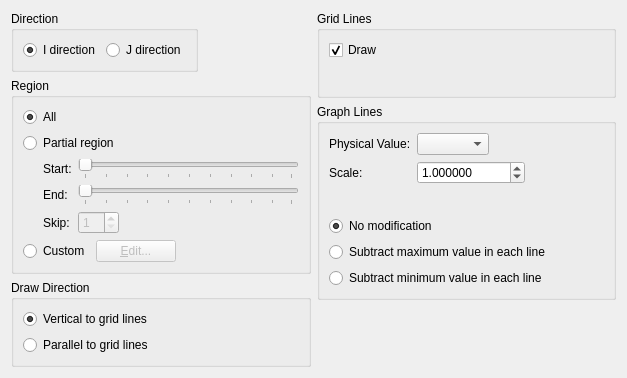
<?xml version="1.0" encoding="UTF-8"?>
<ui version="4.0">
 <class>Post2dWindowGraphGroupDataItem_EditWidget</class>
 <widget class="QWidget" name="Post2dWindowGraphGroupDataItem_EditWidget">
  <property name="geometry">
   <rect>
    <x>0</x>
    <y>0</y>
    <width>627</width>
    <height>349</height>
   </rect>
  </property>
  <property name="windowTitle">
   <string>Form</string>
  </property>
  <layout class="QVBoxLayout" name="verticalLayout_7">
   <item>
    <layout class="QHBoxLayout" name="horizontalLayout_4">
     <item>
      <layout class="QVBoxLayout" name="verticalLayout_3">
       <item>
        <layout class="QHBoxLayout" name="horizontalLayout_5">
         <item>
          <widget class="QGroupBox" name="directionGroupBox">
           <property name="title">
            <string>Direction</string>
           </property>
           <layout class="QHBoxLayout" name="horizontalLayout">
            <item>
             <widget class="QRadioButton" name="iDirRadioButton">
              <property name="text">
               <string>I direction</string>
              </property>
              <property name="checked">
               <bool>true</bool>
              </property>
             </widget>
            </item>
            <item>
             <widget class="QRadioButton" name="jDirRadioButton">
              <property name="text">
               <string>J direction</string>
              </property>
             </widget>
            </item>
           </layout>
          </widget>
         </item>
         <item>
          <spacer name="horizontalSpacer_4">
           <property name="orientation">
            <enum>Qt::Horizontal</enum>
           </property>
           <property name="sizeHint" stdset="0">
            <size>
             <width>40</width>
             <height>20</height>
            </size>
           </property>
          </spacer>
         </item>
        </layout>
       </item>
       <item>
        <widget class="QGroupBox" name="regionGroupBox">
         <property name="title">
          <string>Region</string>
         </property>
         <layout class="QVBoxLayout" name="verticalLayout">
          <item>
           <widget class="QRadioButton" name="regionAllRadioButton">
            <property name="text">
             <string>All</string>
            </property>
            <property name="checked">
             <bool>true</bool>
            </property>
           </widget>
          </item>
          <item>
           <widget class="QRadioButton" name="regionPartialRadioButton">
            <property name="text">
             <string>Partial region</string>
            </property>
           </widget>
          </item>
          <item>
           <layout class="QHBoxLayout" name="horizontalLayout_8">
            <item>
             <spacer name="horizontalSpacer_7">
              <property name="orientation">
               <enum>Qt::Horizontal</enum>
              </property>
              <property name="sizeType">
               <enum>QSizePolicy::Fixed</enum>
              </property>
              <property name="sizeHint" stdset="0">
               <size>
                <width>20</width>
                <height>20</height>
               </size>
              </property>
             </spacer>
            </item>
            <item>
             <layout class="QGridLayout" name="gridLayout">
              <item row="0" column="0">
               <widget class="QLabel" name="startLabel">
                <property name="text">
                 <string>Start:</string>
                </property>
               </widget>
              </item>
              <item row="0" column="1">
               <widget class="SliderWithValue" name="startSlider">
                <property name="enabled">
                 <bool>false</bool>
                </property>
                <property name="orientation">
                 <enum>Qt::Horizontal</enum>
                </property>
                <property name="tickPosition">
                 <enum>QSlider::TicksBelow</enum>
                </property>
               </widget>
              </item>
              <item row="1" column="0">
               <widget class="QLabel" name="endLabel">
                <property name="text">
                 <string>End:</string>
                </property>
               </widget>
              </item>
              <item row="1" column="1">
               <widget class="SliderWithValue" name="endSlider">
                <property name="enabled">
                 <bool>false</bool>
                </property>
                <property name="orientation">
                 <enum>Qt::Horizontal</enum>
                </property>
                <property name="tickPosition">
                 <enum>QSlider::TicksBelow</enum>
                </property>
               </widget>
              </item>
              <item row="2" column="0">
               <widget class="QLabel" name="skipLabel">
                <property name="text">
                 <string>Skip:</string>
                </property>
               </widget>
              </item>
              <item row="2" column="1">
               <layout class="QHBoxLayout" name="horizontalLayout_2">
                <item>
                 <widget class="QSpinBox" name="skipSpinBox">
                  <property name="enabled">
                   <bool>false</bool>
                  </property>
                  <property name="minimum">
                   <number>1</number>
                  </property>
                  <property name="maximum">
                   <number>99</number>
                  </property>
                 </widget>
                </item>
                <item>
                 <spacer name="horizontalSpacer">
                  <property name="orientation">
                   <enum>Qt::Horizontal</enum>
                  </property>
                  <property name="sizeHint" stdset="0">
                   <size>
                    <width>40</width>
                    <height>20</height>
                   </size>
                  </property>
                 </spacer>
                </item>
               </layout>
              </item>
             </layout>
            </item>
           </layout>
          </item>
          <item>
           <layout class="QHBoxLayout" name="horizontalLayout_7">
            <item>
             <widget class="QRadioButton" name="regionCustomRadioButton">
              <property name="text">
               <string>Custom</string>
              </property>
             </widget>
            </item>
            <item>
             <widget class="QPushButton" name="regionCustomSettingPushButton">
              <property name="enabled">
               <bool>false</bool>
              </property>
              <property name="text">
               <string>&amp;Edit...</string>
              </property>
             </widget>
            </item>
            <item>
             <spacer name="horizontalSpacer_6">
              <property name="orientation">
               <enum>Qt::Horizontal</enum>
              </property>
              <property name="sizeHint" stdset="0">
               <size>
                <width>40</width>
                <height>20</height>
               </size>
              </property>
             </spacer>
            </item>
           </layout>
          </item>
         </layout>
        </widget>
       </item>
       <item>
        <widget class="QGroupBox" name="drawDirectionGroupBox">
         <property name="title">
          <string>Draw Direction</string>
         </property>
         <layout class="QVBoxLayout" name="verticalLayout_2">
          <item>
           <widget class="QRadioButton" name="dirVerticalRadioButton">
            <property name="text">
             <string>Vertical to grid lines</string>
            </property>
            <property name="checked">
             <bool>true</bool>
            </property>
           </widget>
          </item>
          <item>
           <widget class="QRadioButton" name="dirParallelRadioButton">
            <property name="text">
             <string>Parallel to grid lines</string>
            </property>
           </widget>
          </item>
         </layout>
        </widget>
       </item>
       <item>
        <spacer name="verticalSpacer_2">
         <property name="orientation">
          <enum>Qt::Vertical</enum>
         </property>
         <property name="sizeHint" stdset="0">
          <size>
           <width>20</width>
           <height>40</height>
          </size>
         </property>
        </spacer>
       </item>
      </layout>
     </item>
     <item>
      <layout class="QVBoxLayout" name="verticalLayout_6">
       <item>
        <widget class="QGroupBox" name="gridLineGroupBox">
         <property name="title">
          <string>Grid Lines</string>
         </property>
         <layout class="QVBoxLayout" name="verticalLayout_4">
          <item>
           <widget class="QCheckBox" name="drawGridLinesCheckBox">
            <property name="text">
             <string>Draw</string>
            </property>
            <property name="checked">
             <bool>true</bool>
            </property>
           </widget>
          </item>
          <item>
           <layout class="QHBoxLayout" name="horizontalLayout_9">
            <item>
             <widget class="vtkLineStyleWidget" name="gridLineStyleWidget" native="true"/>
            </item>
            <item>
             <spacer name="horizontalSpacer_8">
              <property name="orientation">
               <enum>Qt::Horizontal</enum>
              </property>
              <property name="sizeHint" stdset="0">
               <size>
                <width>40</width>
                <height>20</height>
               </size>
              </property>
             </spacer>
            </item>
           </layout>
          </item>
         </layout>
        </widget>
       </item>
       <item>
        <widget class="QGroupBox" name="groupBox_2">
         <property name="title">
          <string>Graph Lines</string>
         </property>
         <layout class="QVBoxLayout" name="verticalLayout_5">
          <item>
           <layout class="QGridLayout" name="gridLayout_3">
            <item row="0" column="0">
             <widget class="QLabel" name="targetLabel">
              <property name="text">
               <string>Physical Value:</string>
              </property>
             </widget>
            </item>
            <item row="0" column="1">
             <layout class="QHBoxLayout" name="horizontalLayout_3">
              <item>
               <widget class="QComboBox" name="targetComboBox"/>
              </item>
              <item>
               <spacer name="horizontalSpacer_2">
                <property name="orientation">
                 <enum>Qt::Horizontal</enum>
                </property>
                <property name="sizeHint" stdset="0">
                 <size>
                  <width>40</width>
                  <height>20</height>
                 </size>
                </property>
               </spacer>
              </item>
             </layout>
            </item>
            <item row="1" column="0">
             <widget class="QLabel" name="scaleLabel">
              <property name="text">
               <string>Scale:</string>
              </property>
             </widget>
            </item>
            <item row="1" column="1">
             <layout class="QHBoxLayout" name="horizontalLayout_6">
              <item>
               <widget class="QDoubleSpinBox" name="scaleSpinBox">
                <property name="decimals">
                 <number>6</number>
                </property>
                <property name="minimum">
                 <double>-10000.000000000000000</double>
                </property>
                <property name="maximum">
                 <double>10000.000000000000000</double>
                </property>
                <property name="value">
                 <double>1.000000000000000</double>
                </property>
               </widget>
              </item>
              <item>
               <spacer name="horizontalSpacer_5">
                <property name="orientation">
                 <enum>Qt::Horizontal</enum>
                </property>
                <property name="sizeHint" stdset="0">
                 <size>
                  <width>40</width>
                  <height>20</height>
                 </size>
                </property>
               </spacer>
              </item>
             </layout>
            </item>
           </layout>
          </item>
          <item>
           <layout class="QHBoxLayout" name="horizontalLayout_10">
            <item>
             <widget class="vtkLineStyleWidget" name="graphLineStyleWidget" native="true"/>
            </item>
            <item>
             <spacer name="horizontalSpacer_9">
              <property name="orientation">
               <enum>Qt::Horizontal</enum>
              </property>
              <property name="sizeHint" stdset="0">
               <size>
                <width>40</width>
                <height>20</height>
               </size>
              </property>
             </spacer>
            </item>
           </layout>
          </item>
          <item>
           <widget class="QRadioButton" name="fixNofixRadioButton">
            <property name="text">
             <string>No modification</string>
            </property>
            <property name="checked">
             <bool>true</bool>
            </property>
           </widget>
          </item>
          <item>
           <widget class="QRadioButton" name="fixSubMaxRadioButton">
            <property name="text">
             <string>Subtract maximum value in each line</string>
            </property>
           </widget>
          </item>
          <item>
           <widget class="QRadioButton" name="fixSubMinRadioButton">
            <property name="text">
             <string>Subtract minimum value in each line</string>
            </property>
           </widget>
          </item>
         </layout>
        </widget>
       </item>
       <item>
        <spacer name="verticalSpacer">
         <property name="orientation">
          <enum>Qt::Vertical</enum>
         </property>
         <property name="sizeHint" stdset="0">
          <size>
           <width>20</width>
           <height>8</height>
          </size>
         </property>
        </spacer>
       </item>
      </layout>
     </item>
    </layout>
   </item>
  </layout>
 </widget>
 <customwidgets>
  <customwidget>
   <class>SliderWithValue</class>
   <extends>QSlider</extends>
   <header>guibase/widget/sliderwithvalue.h</header>
  </customwidget>
  <customwidget>
   <class>vtkLineStyleWidget</class>
   <extends>QWidget</extends>
   <header>guibase/vtklinestylewidget.h</header>
   <container>1</container>
  </customwidget>
 </customwidgets>
 <resources/>
 <connections>
  <connection>
   <sender>regionPartialRadioButton</sender>
   <signal>toggled(bool)</signal>
   <receiver>startSlider</receiver>
   <slot>setEnabled(bool)</slot>
   <hints>
    <hint type="sourcelabel">
     <x>101</x>
     <y>116</y>
    </hint>
    <hint type="destinationlabel">
     <x>117</x>
     <y>146</y>
    </hint>
   </hints>
  </connection>
  <connection>
   <sender>regionPartialRadioButton</sender>
   <signal>toggled(bool)</signal>
   <receiver>endSlider</receiver>
   <slot>setEnabled(bool)</slot>
   <hints>
    <hint type="sourcelabel">
     <x>65</x>
     <y>117</y>
    </hint>
    <hint type="destinationlabel">
     <x>86</x>
     <y>173</y>
    </hint>
   </hints>
  </connection>
  <connection>
   <sender>regionPartialRadioButton</sender>
   <signal>toggled(bool)</signal>
   <receiver>skipSpinBox</receiver>
   <slot>setEnabled(bool)</slot>
   <hints>
    <hint type="sourcelabel">
     <x>36</x>
     <y>116</y>
    </hint>
    <hint type="destinationlabel">
     <x>97</x>
     <y>205</y>
    </hint>
   </hints>
  </connection>
  <connection>
   <sender>regionCustomRadioButton</sender>
   <signal>toggled(bool)</signal>
   <receiver>regionCustomSettingPushButton</receiver>
   <slot>setEnabled(bool)</slot>
   <hints>
    <hint type="sourcelabel">
     <x>60</x>
     <y>229</y>
    </hint>
    <hint type="destinationlabel">
     <x>104</x>
     <y>232</y>
    </hint>
   </hints>
  </connection>
  <connection>
   <sender>drawGridLinesCheckBox</sender>
   <signal>toggled(bool)</signal>
   <receiver>gridLineStyleWidget</receiver>
   <slot>setEnabled(bool)</slot>
   <hints>
    <hint type="sourcelabel">
     <x>500</x>
     <y>40</y>
    </hint>
    <hint type="destinationlabel">
     <x>350</x>
     <y>65</y>
    </hint>
   </hints>
  </connection>
 </connections>
</ui>
